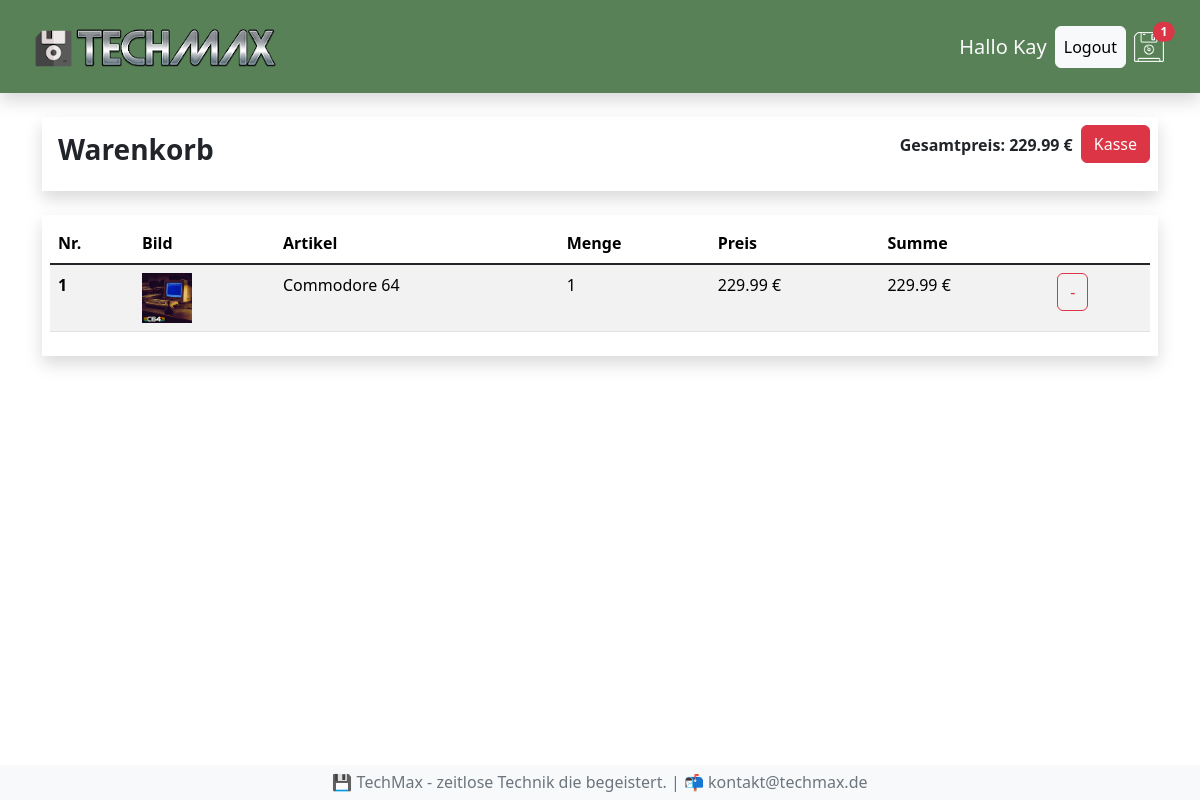
Page /warenkorb/ (signed in) on the earlier database version.
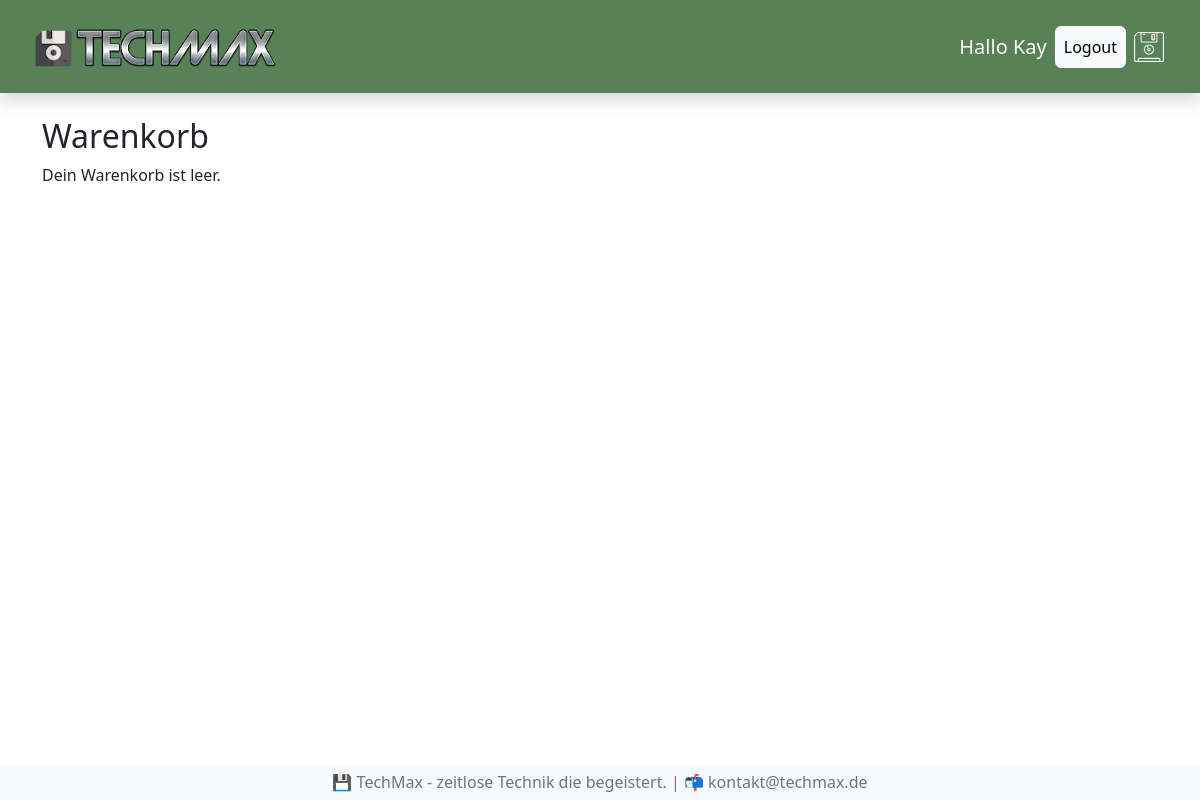
Same page on the later database version.
### shop/models.py (models this page shows, shortened)
class Bestellung(models.Model):
  kunde = models.ForeignKey(Kunde, on_delete=models.SET_NULL, null=True, blank=True)
  bestelldatum = models.DateTimeField(auto_now_add=True)
  erledigt = models.BooleanField(default=False, null=True, blank=True)
  auftrags_id = models.CharField(max_length=100, null=True)
  @property
  def get_gesamtpreis(self):
    bestellteartikels = self.bestellteartikell_set.all()
    gesamtpreis = sum(artikel.get_summe for artikel in bestellteartikels)
    return gesamtpreis
  def get_gesamtmenge(self):
    bestellteartikels = self.bestellteartikell_set.all()
    gesamtmenge = sum(artikel.menge for artikel in bestellteartikels)
    return gesamtmenge

class BestellteArtikell(models.Model):
  artikel = models.ForeignKey(Artikel, on_delete=models.SET_NULL, null=True, blank=True)
  bestellung = models.ForeignKey(Bestellung, on_delete=models.SET_NULL, null=True, blank=True)
  menge = models.IntegerField(default=0, null=True, blank=True)
  datum = models.DateTimeField(auto_now_add=True)
  @property
  def get_summe(self):
    summe = self.artikel.preis * self.menge
    return summe

class Artikel(models.Model):
  name = models.CharField(max_length=64, null=True)
  beschreibung = models.TextField(null=True, blank=True)
  preis = models.DecimalField(max_digits=6, decimal_places=2)
  img = models.ImageField(null=True, blank=True)

### shop/views.py (the view)
# urls.py: path('warenkorb/', views.warenkorb, name='warenkorb'),
def warenkorb(request):
  ctx = berechnungBestellung(request)
  return render(request, 'shop/warenkorb.html', ctx)

### shop/context_processors.py (called while the page is built)
def warenkorb_anzahl(request):
  if request.user.is_authenticated:
    kunde = request.user.kunde
    bestellung, created = Bestellung.objects.get_or_create(kunde = kunde, erledigt = False)
    if bestellung:
      menge = bestellung.get_gesamtmenge
    else:
      menge = 0
  else:
    menge = 0
  return {'menge': menge}

### shop/views.py (called while the page is built)
def berechnungBestellung(request):
  if request.user.is_authenticated:
    kunde = request.user.kunde
    bestellung, created = Bestellung.objects.get_or_create(kunde = kunde, erledigt = False)
    artikels = bestellung.bestellteartikell_set.all()
  else:
    artikels = []
    bestellung = []
  ctx = {"artikels": artikels, "bestellung":bestellung}
  return ctx

### shop/templates/shop/warenkorb.html (shortened to what this page needs)
{% extends "shop/index.html" %}
{% load static %}
{% block content %}
{% if artikels %}
<div class="row mt-4">
  <div class="col-12">
    <div class="shadow p-2 mb-4">
      <div class="d-flex">
        <h3 class="me-auto fw-bold p-2">Warenkorb</h3>
        <p class="fw-bold p-2">Gesamtpreis: {{ bestellung.get_gesamtpreis | floatformat:2 }} €</p>
        <p><a href="{% url 'kasse' %}" class="btn btn-danger">Kasse</a></p>
      </div>
    </div>
  </div>
  <div class="col-12">
    <div class="shadow p-2 mb-4">
      <table class="table table-striped table-hover">
        <thead>
          <tr>
            <th scope="col">Nr.</th>
            <th scope="col">Bild</th>
            <th scope="col">Artikel</th>
            <th scope="col">Menge</th>
            <th scope="col">Preis</th>
            <th scope="col">Summe</th>
          </tr>
        </thead>
        <tbody class="table-group-divider">
          {% for artikel in artikels %}
          <tr>
            <th scope="row">{{ forloop.counter }}</th>
            <td><img src="{{ artikel.artikel.img.url }}" width="50px" height="auto"></td>
            <td>{{ artikel.artikel.name }}</td>
            <td>{{ artikel.menge }}</td>
            <td>{{ artikel.artikel.preis | floatformat:2 }} €</td>
            <td>{{ artikel.get_summe | floatformat:2 }} €</td>
            <td><button data-artikel={{ artikel.artikel.id }} data-action="entfernen" class="btn btn-outline-danger warenkorb-bestellen">-</button></td>
          </tr>
          {% endfor %}
        </tbody>
      </table>
    </div>
  </div>
</div>
{% else %}
<h2>Warenkorb</h2>
<p>Dein Warenkorb ist leer.</p>
{% endif %}
{% endblock content %}

### shop/templates/shop/menu.html
{% load static %}
<nav class="navbar shadow sticky-top p-3 mb-4" style="background-color: #588157;">
  <div class="container-fluid">
    <a class="navbar-brand link-light" href="{% url 'shop' %}"><img src="{% static 'img/logo.png' %}" alt="TechMax"></a>
    <div class="d-flex align-items-center">
      {% if request.user.is_authenticated %}
        <h5 class="text-light m-2">Hallo {{request.user|title}}</h5>
        <a class="btn btn-light p-2" href="{% url 'logout' %}">Logout</a>
      {% else %}
        <a class="btn btn-light p-2" href="{% url 'login' %}">Login</a>
      {% endif %}
      <a class="nav-link p-2 link-light" href="{% url 'warenkorb' %}"><img src="{% static 'img/floppy.png' %}" alt="Warenkorb">
        {% if menge > 0 %}
        <span class="badge rounded-pill bg-danger position-absolute top-25 start-25 translate-middle">{{ menge }}</span>
        {% endif %}
      </a>
    </div>
  </div>
</nav>

Differences in the rows shown:
no longer on this page (row edited): Bestellung: id.menge "1", get_gesamtpreis "229.99"
no longer on this page (row edited): BestellteArtikell: artikel.img (picture), artikel.name "Commodore 64", menge "1", artikel.preis "229.99", get_summe "229.99"
Other differences:
text no longer shown: "Gesamtpreis: € Kasse Nr. Bild Artikel Menge Preis Summe"
text now shown: "Dein Warenkorb ist leer."
